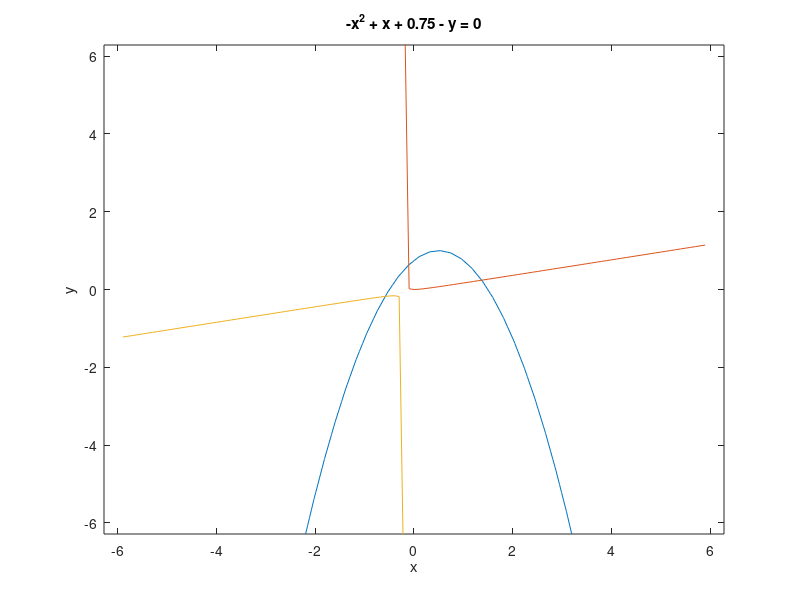

Source code (MATLAB):
%Anthony Reynaldi - C14200078
%Jeremy Dionn     - C14200206
%Wendy Santoso    - C14200036

#persamaan y = -x2 + x + 0.75
f = @(x,y) -x.^2 + x +0.75 - y;
ezplot(f);

hold on

#persamaan: y + 5xy = x2
tempx = -0.199;
x = [];
y = [];

while(tempx < 6)
  tempy = 1 + 5 * tempx;
  tempy = tempx.^2 / tempy;
  x = [x; tempx];
  y = [y; tempy];
  tempx += 0.1;
end

plot(x, y);

tempx = -0.201;
x = [];
y = [];

while(tempx > -6)
  tempy = 1 + 5 * tempx;
  tempy = tempx.^2 / tempy;
  x = [x; tempx];
  y = [y; tempy];
  tempx -= 0.1;
end

#dipisah karena pada -0.2 grafik mengalami asimtoot

plot(x, y);